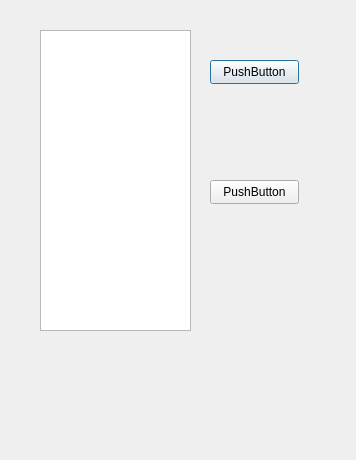
<?xml version="1.0" encoding="UTF-8"?>
<ui version="4.0">
 <class>DialogUnitManage</class>
 <widget class="QDialog" name="DialogUnitManage">
  <property name="geometry">
   <rect>
    <x>0</x>
    <y>0</y>
    <width>356</width>
    <height>460</height>
   </rect>
  </property>
  <property name="windowTitle">
   <string>单位管理</string>
  </property>
  <widget class="QListView" name="listView">
   <property name="geometry">
    <rect>
     <x>40</x>
     <y>30</y>
     <width>151</width>
     <height>301</height>
    </rect>
   </property>
  </widget>
  <widget class="QPushButton" name="pushButton">
   <property name="geometry">
    <rect>
     <x>210</x>
     <y>60</y>
     <width>89</width>
     <height>24</height>
    </rect>
   </property>
   <property name="text">
    <string>PushButton</string>
   </property>
  </widget>
  <widget class="QPushButton" name="pushButton_2">
   <property name="geometry">
    <rect>
     <x>210</x>
     <y>180</y>
     <width>89</width>
     <height>24</height>
    </rect>
   </property>
   <property name="text">
    <string>PushButton</string>
   </property>
  </widget>
 </widget>
 <resources/>
 <connections/>
</ui>
